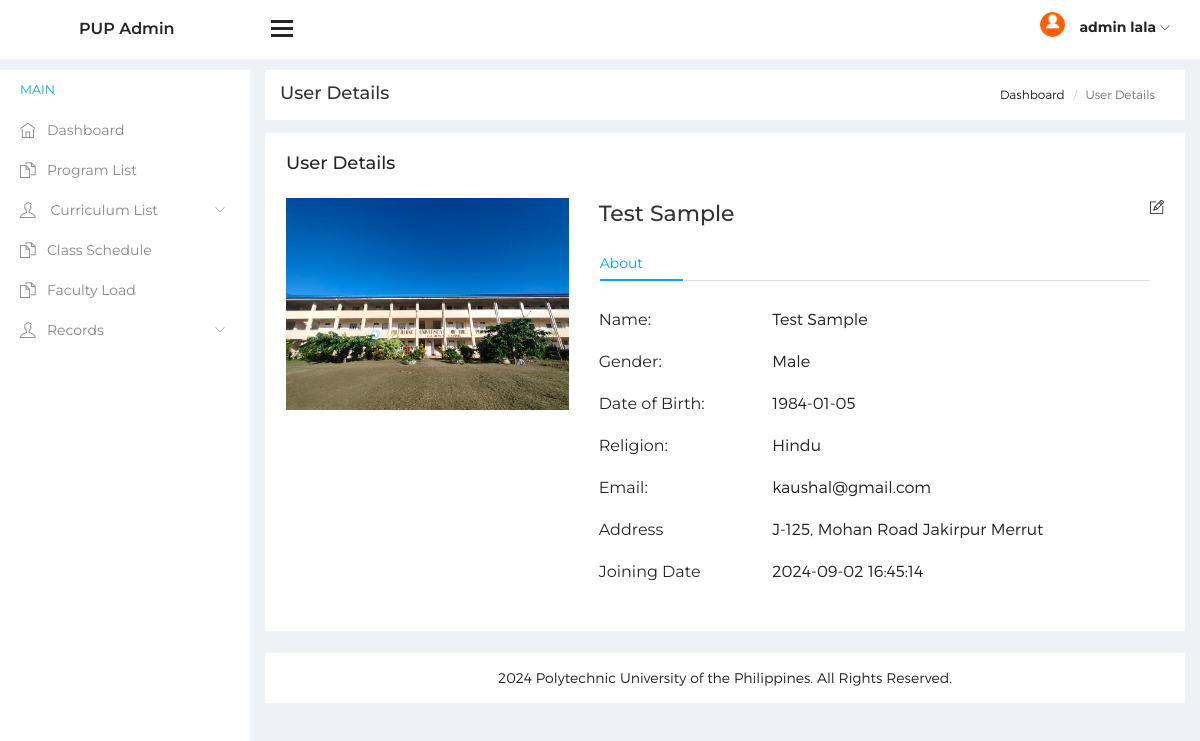
The app's page /tsas1/tsas2/admin/teacher-info.php?editid=1 (signed in) with its own data.
### tables this page shows
CREATE TABLE `tblteacher` (
  `ID` int(10) NOT NULL,
  `EmpID` varchar(50) DEFAULT NULL,
  `FirstName` varchar(200) DEFAULT NULL,
  `LastName` varchar(200) DEFAULT NULL,
  `MobileNumber` bigint(10) DEFAULT NULL,
  `Email` varchar(200) DEFAULT NULL,
  `Gender` varchar(200) DEFAULT NULL,
  `Dob` varchar(200) DEFAULT NULL,
  `CourseID` int(5) DEFAULT NULL,
  `Religion` varchar(200) DEFAULT NULL,
  `Address` mediumtext DEFAULT NULL,
  `Password` varchar(200) DEFAULT NULL,
  `ProfilePic` varchar(200) DEFAULT NULL,
  `JoiningDate` timestamp NOT NULL DEFAULT current_timestamp() ON UPDATE current_timestamp()
);

### tsas1/tsas2/admin/teacher-info.php (the view, shortened to what this page needs)
<?php
include('includes/dbconnection.php');
if (strlen($_SESSION['tsasaid']==0)) {
  header('location:logout.php');
  } else{
  ?>
<!DOCTYPE html>
<html lang="en">
<head>
    <link href="../assets/css/lib/font-awesome.min.css" rel="stylesheet">
    <link href="../assets/css/lib/themify-icons.css" rel="stylesheet">
    <link href="../assets/css/lib/menubar/sidebar.css" rel="stylesheet">
    <link href="../assets/css/lib/bootstrap.min.css" rel="stylesheet">
    <link href="../assets/css/lib/unix.css" rel="stylesheet">
    <link href="../assets/css/style.css" rel="stylesheet">
</head>
<body>
<?php include_once('includes/sidebar.php');?>
    <?php include_once('includes/header.php');?>
    <div class="content-wrap">
        <div class="main">
            <div class="container-fluid">
                <div class="row">
                    <div class="col-lg-8 p-r-0 title-margin-right">
                        <div class="page-header">
                            <div class="page-title">
                                <h1>User Details</h1>
                            </div>
                        </div>
                    </div>
                    <div class="col-lg-4 p-l-0 title-margin-left">
                        <div class="page-header">
                            <div class="page-title">
                                <ol class="breadcrumb text-right">
                                    <li><a href="dashboard.php">Dashboard</a></li>
                                    <li class="active">User Details</li>
                                </ol>
                            </div>
                        </div>
                    </div>
                </div>
                <div id="main-content">
                    <div class="row">
                        <div class="col-lg-12">
                            <div class="card alert">
                                <div class="card-header">
                                    <h4>User Details</h4>
                                </div>
                                <div class="card-body">
                                    <?php
                                    $eid=$_GET['editid'];
$sql="SELECT tblcourse.ID,tblcourse.BranchName,tblcourse.CourseName,tblteacher.ID,tblteacher.EmpID,tblteacher.FirstName,tblteacher.LastName,tblteacher.MobileNumber,tblteacher.Email,tblteacher.Gender,tblteacher.Dob,tblteacher.CourseID,tblteacher.Religion,tblteacher.Address,tblteacher.Password,tblteacher.ProfilePic,tblteacher.JoiningDate from tblteacher join tblcourse on tblcourse.ID=tblteacher.CourseID where tblteacher.ID=$eid";
$query = $dbh -> prepare($sql);
$query->execute();
$results=$query->fetchAll(PDO::FETCH_OBJ);
$cnt=1;
if($query->rowCount() > 0)
{
foreach($results as $row)
{               ?>
  <div class="user-profile m-t-15">
<div class="row">
<div class="col-lg-4">
  <div class="user-photo m-b-30">
<img class="img-responsive" src="images/<?php  echo htmlentities($row->ProfilePic);?>" alt="" />
 </div>
</div>
 <div class="col-lg-8">
 <div class="user-profile-name dib"><?php  echo htmlentities($row->FirstName);?> <?php  echo htmlentities($row->LastName);?></div>
  <div class="useful-icon dib pull-right">
<span><a href="edit-teacher-info.php?editid=<?php echo htmlentities ($row->ID);?>" title="Edit Details"><i class="ti-pencil-alt"></i></a> </span>
</div>
<div class="custom-tab user-profile-tab">
<ul class="nav nav-tabs" role="tablist">
<li role="presentation" class="active"><a href="#1" aria-controls="1" role="tab" data-toggle="tab">About</a></li>
</ul>
<div class="tab-content">
<div role="tabpanel" class="tab-pane active" id="1">
<div class="contact-information">
<div class="phone-content">
<span class="contact-title">Name:</span>
<span class="phone-number"><?php  echo htmlentities($row->FirstName);?> <?php  echo htmlentities($row->LastName);?></span>
</div>
<div class="gender-content">
<span class="contact-title">Gender:</span>
 <span class="gender"><?php  echo htmlentities($row->Gender);?></span>
</div>
<div class="birthday-content">
 <span class="contact-title">Date of Birth:</span>
    <span class="birth-date"><?php  echo htmlentities($row->Dob);?> </span>
 </div>
  <div class="phone-content">
 <span class="contact-title">Religion:</span>
<span class="phone-number"><?php  echo htmlentities($row->Religion);?></span>
 </div>
 <div class="email-content">
 <span class="contact-title">Email:</span>
<span class="contact-email"><?php  echo htmlentities($row->Email);?></span>
</div>
 <div class="email-content">
 <span class="contact-title">Address</span>
<span class="contact-email"><?php  echo htmlentities($row->Address);?></span>
</div>
<div class="email-content">
<span class="contact-title">Joining Date</span>
  <span class="contact-email"><?php  echo htmlentities($row->JoiningDate);?></span>
  </div>
</div>
</div>
</div>
</div>
</div>
</div>
</div>
</div><?php $cnt=$cnt+1;}} ?>
</div>
</div>
 </div>
<?php include_once('includes/footer.php');?>
</div>
</div>
</div>
    </div>
</body>
</html><?php }  ?>

### tsas1/tsas2/admin/includes/header.php (shortened to what this page needs)
<div class="header">
        <div class="pull-left">
            <div class="logo"><a href="dashboard.php"> <img src=""> <span>PUP Admin</span></a></div>
            <div class="hamburger sidebar-toggle">
                <span class="line"></span>
                <span class="line"></span>
                <span class="line"></span>
            </div>
        </div>
        <div class="pull-right p-r-15">
            <ul>
             <?php
$aid=$_SESSION['tsasaid'];
$sql="SELECT * from tbladmin where ID=:aid ";
$query = $dbh -> prepare($sql);
$query->bindParam(':aid',$aid,PDO::PARAM_STR);
$query->execute();
$results=$query->fetchAll(PDO::FETCH_OBJ);
$cnt=1;
if($query->rowCount() > 0)
{
foreach($results as $row)
{               ?>
                <li class="header-icon dib"><img class="avatar-img" src="../assets/images/avatar/images (1).png" alt="" /> <span class="user-avatar"> <?php  echo $row->AdminName;?> <i class="ti-angle-down f-s-10"></i></span>
                        <?php $cnt=$cnt+1;}} ?>
                </li>
            </ul>
        </div>
    </div>

### records on screen
tblteacher: ProfilePic (picture), FirstName "Test", LastName "Sample", Gender "Male", Dob "1984-01-05", Religion "Hindu", Email "kaushal@gmail.com", Address "J-125, Mohan Road Jakirpur Merrut", JoiningDate "2024-09-02 16:45:14"

### other values on screen
$row->AdminName "admin lala"
